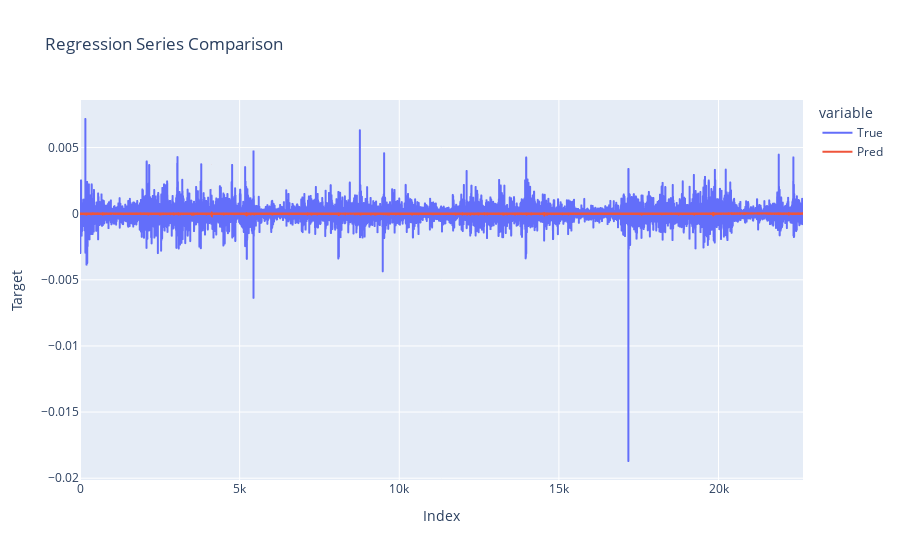

Source (notebook cell):
### Code cell
y_trian_reg_pred = regRidgeReg_model.predict(x_train_reg)
plot_regression_series(y_train_reg,y_trian_reg_pred)

### Figure 1 — Plotly figure (JSON) as saved in the notebook; plotly's stock layout.template omitted (floating-point values rounded to 4 significant figures; data arrays with more than 128 entries replaced by an {"elided": "..."} marker saying what was removed)
{"data": [{"hovertemplate": "variable=True<br>Index=%{x}<br>Target=%{y}<extra></extra>", "legendgroup": "True", "line": {"color": "#636efa", "dash": "solid"}, "marker": {"symbol": "circle"}, "mode": "lines", "name": "True", "showlegend": true, "type": "scattergl", "x": {"elided": "22647 int values"}, "xaxis": "x", "y": {"elided": "22647 float values"}, "yaxis": "y"}, {"hovertemplate": "variable=Pred<br>Index=%{x}<br>Target=%{y}<extra></extra>", "legendgroup": "Pred", "line": {"color": "#EF553B", "dash": "solid"}, "marker": {"symbol": "circle"}, "mode": "lines", "name": "Pred", "showlegend": true, "type": "scattergl", "x": {"elided": "22647 int values"}, "xaxis": "x", "y": {"elided": "22647 float values"}, "yaxis": "y"}], "layout": {"legend": {"title": {"text": "variable"}, "tracegroupgap": 0}, "title": {"text": "Regression Series Comparison"}, "xaxis": {"anchor": "y", "domain": [0, 1], "title": {"text": "Index"}}, "yaxis": {"anchor": "x", "domain": [0, 1], "title": {"text": "Target"}}}}
